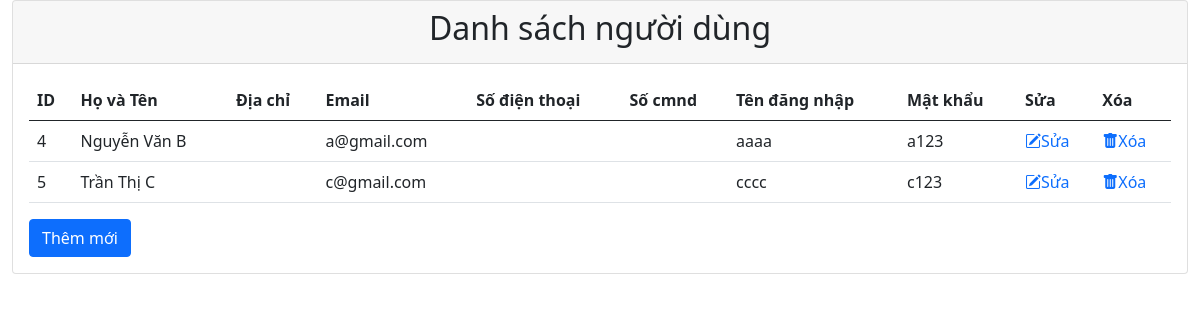
The app's page /manage-member/index.php, older data.
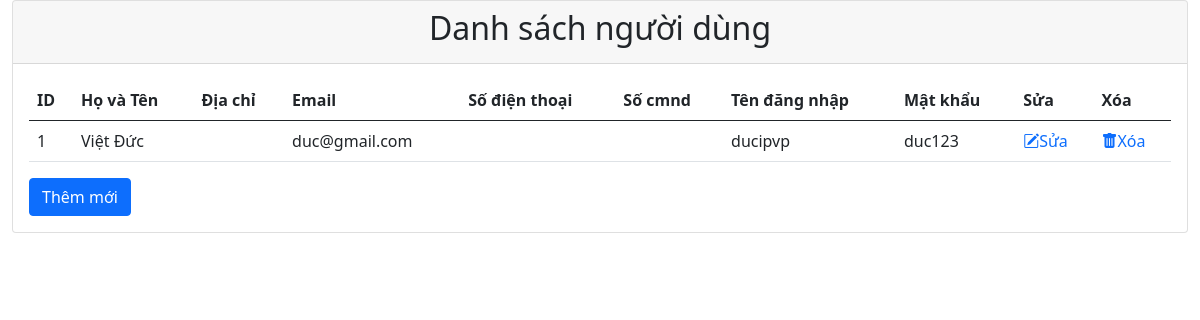
The same page, newer data.
### tables this page shows
CREATE TABLE `nguoidung` (
  `Id` int(11) NOT NULL,
  `HoTen` varchar(99) NOT NULL,
  `Email` varchar(99) NOT NULL,
  `TenDangNhap` text NOT NULL,
  `MatKhau` text NOT NULL
);

### manage-member/index.php (the view, shortened to what this page needs)
<!doctype html>
<html lang="en">
<head>
    <link href="https://cdn.jsdelivr.net/npm/bootstrap@5.0.2/dist/css/bootstrap.min.css" rel="stylesheet">
    <link rel="stylesheet" href="https://cdn.jsdelivr.net/npm/bootstrap-icons@1.6.0/font/bootstrap-icons.css">
    <link rel="stylesheet" href="../css/style.css">
</head>
<body>
    <div class="container-fluid">
        <div class="card">
            <div class="card-header">
                <h2>Danh sách người dùng</h2>
            </div>
            <div class="card-body">
                <table class="table">
                    <thead class="thead-dark">
                        <tr>
                            <th>ID </th>
                            <th>Họ và Tên</th>
                            <th>Địa chỉ</th>
                            <th>Email</th>
                            <th>Số điện thoại</th>
                            <th>Số cmnd</th>
                            <th>Tên đăng nhập</th>
                            <th>Mật khẩu</th>
                            <th>Sửa</th>
                            <th>Xóa</th>
                        </tr>
                    </thead>
                    <tbody>
                        <?php
                        include('../config/connect.php');
                        $sql = "SELECT * FROM nguoidung";
                        $result = mysqli_query($conn, $sql);
                        if (mysqli_num_rows($result) > 0) {
                            while ($row = mysqli_fetch_assoc($result)) {
                                echo '<tr>';
                                echo '<td>' . $row["Id"] . '</td>';
                                echo '<td>' . $row["HoTen"] . '</td>';
                                echo '<td>' . $row["DiaChi"] . '</td>';
                                echo '<td>' . $row["Email"] . '</td>';
                                echo '<td>' . $row["Sdt"] . '</td>';
                                echo '<td>' . $row["cmnd"] . '</td>';
                                echo '<td>' . $row["TenDangNhap"] . '</td>';
                                echo '<td>' . $row["MatKhau"] . '</td>';
                                echo '<td><a style="text-decoration: none" href="update-member.php?id=' . $row["Id"] . '" ><i class="bi bi-pencil-square"></i>Sửa</a></td>';
                                echo '<td><a style="text-decoration: none" href="delete-member.php?id=' . $row["Id"] . '" ><i class="bi bi-trash-fill"></i>Xóa</a></td>';
                                echo '</tr>';
                            }
                        } else {
                            echo "0 results";
                        }
                        ?>
                    </tbody>
                </table>
                <a class="btn btn-primary" href="add-member.php">Thêm mới</a>
            </div>
        </div>
    </div>
</body>
</html>

Row changes from the older to the newer data that the page shows:
removed nguoidung: Id "4", HoTen "Nguyễn Văn B", Email "a@gmail.com", TenDangNhap "aaaa", MatKhau "a123"
removed nguoidung: Id "5", HoTen "Trần Thị C", Email "c@gmail.com", TenDangNhap "cccc", MatKhau "c123"
added nguoidung: Id "1", HoTen "Việt Đức", Email "duc@gmail.com", TenDangNhap "ducipvp", MatKhau "duc123"
